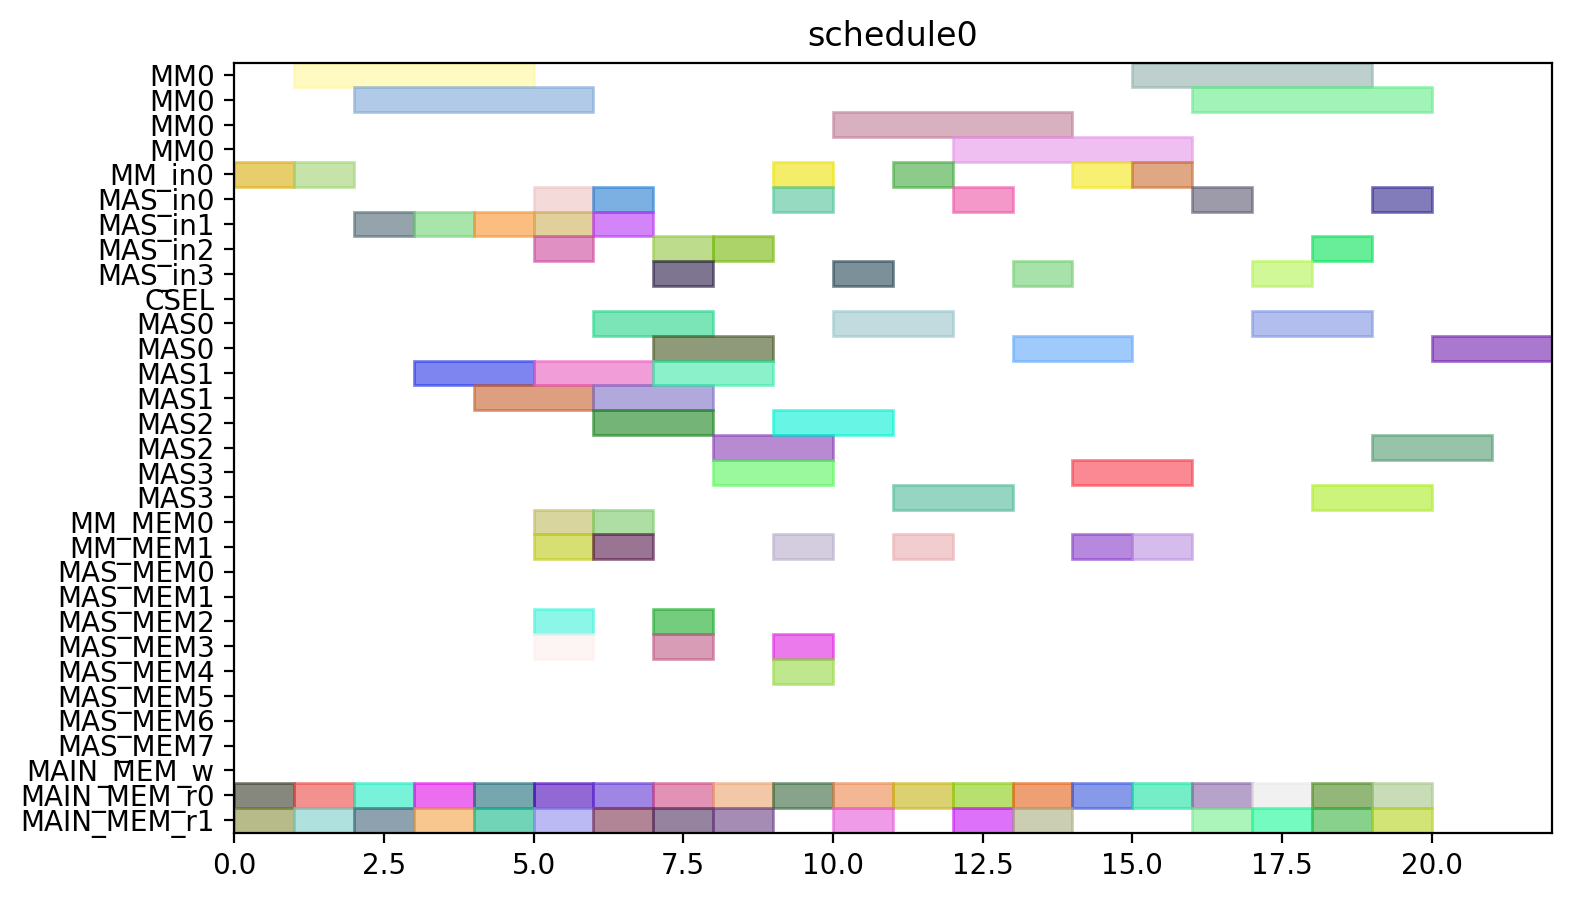

The Python source for this figure:
from pyschedule import Scenario, solvers, plotters, alt


def solve():
	horizon = 120
	S = Scenario("schedule0", horizon=horizon)

	# resource
	MM = S.Resources('MM', num=1, size=4)
	MM_in = S.Resources('MM_in', num=1)
	MAS_in = S.Resources('MAS_in', num=4)
	CSEL = S.Resource('CSEL')
	MAS = S.Resources('MAS', num=4, size=2, periods=range(1, horizon))
	MM_MEM = S.Resources('MM_MEM', num=2)
	MAS_MEM = S.Resources('MAS_MEM', num=8)
	MAIN_MEM_w = S.Resource('MAIN_MEM_w', size=1)
	MAIN_MEM_r = S.Resources('MAIN_MEM_r', num=2)

	# result of previous scheduling

	# new tasks
	c_qinv_denom_inv0 = S.Task('c_qinv_denom_inv0', length=4, delay_cost=1)
	c_qinv_denom_inv0 += alt(MM)
	c_qinv_denom_inv0_in = S.Task('c_qinv_denom_inv0_in', length=1, delay_cost=1)
	c_qinv_denom_inv0_in += alt(MM_in)
	S += c_qinv_denom_inv0_in*MM_in[0]<=c_qinv_denom_inv0*MM[0]
	c_qinv_denom_inv0_mem0 = S.Task('c_qinv_denom_inv0_mem0', length=1, delay_cost=1)
	c_qinv_denom_inv0_mem0 += MAIN_MEM_r[0]
	S += c_qinv_denom_inv0_mem0 <= c_qinv_denom_inv0

	c_qinv_denom_inv0_mem1 = S.Task('c_qinv_denom_inv0_mem1', length=1, delay_cost=1)
	c_qinv_denom_inv0_mem1 += MAIN_MEM_r[1]
	S += c_qinv_denom_inv0_mem1 <= c_qinv_denom_inv0

	c_qinv_denom_inv1_ = S.Task('c_qinv_denom_inv1_', length=4, delay_cost=1)
	c_qinv_denom_inv1_ += alt(MM)
	c_qinv_denom_inv1__in = S.Task('c_qinv_denom_inv1__in', length=1, delay_cost=1)
	c_qinv_denom_inv1__in += alt(MM_in)
	S += c_qinv_denom_inv1__in*MM_in[0]<=c_qinv_denom_inv1_*MM[0]
	c_qinv_denom_inv1__mem0 = S.Task('c_qinv_denom_inv1__mem0', length=1, delay_cost=1)
	c_qinv_denom_inv1__mem0 += MAIN_MEM_r[0]
	S += c_qinv_denom_inv1__mem0 <= c_qinv_denom_inv1_

	c_qinv_denom_inv1__mem1 = S.Task('c_qinv_denom_inv1__mem1', length=1, delay_cost=1)
	c_qinv_denom_inv1__mem1 += MAIN_MEM_r[1]
	S += c_qinv_denom_inv1__mem1 <= c_qinv_denom_inv1_

	c_qinv0_t2 = S.Task('c_qinv0_t2', length=2, delay_cost=1)
	c_qinv0_t2 += alt(MAS)
	c_qinv0_t2_in = S.Task('c_qinv0_t2_in', length=1, delay_cost=1)
	c_qinv0_t2_in += alt(MAS_in)
	S += c_qinv0_t2_in*MAS_in[0]<=c_qinv0_t2*MAS[0]

	S += c_qinv0_t2_in*MAS_in[1]<=c_qinv0_t2*MAS[1]

	S += c_qinv0_t2_in*MAS_in[2]<=c_qinv0_t2*MAS[2]

	S += c_qinv0_t2_in*MAS_in[3]<=c_qinv0_t2*MAS[3]

	c_qinv0_t2_mem0 = S.Task('c_qinv0_t2_mem0', length=1, delay_cost=1)
	c_qinv0_t2_mem0 += MAIN_MEM_r[0]
	S += c_qinv0_t2_mem0 <= c_qinv0_t2

	c_qinv0_t2_mem1 = S.Task('c_qinv0_t2_mem1', length=1, delay_cost=1)
	c_qinv0_t2_mem1 += MAIN_MEM_r[1]
	S += c_qinv0_t2_mem1 <= c_qinv0_t2

	c_qinv1__t2 = S.Task('c_qinv1__t2', length=2, delay_cost=1)
	c_qinv1__t2 += alt(MAS)
	c_qinv1__t2_in = S.Task('c_qinv1__t2_in', length=1, delay_cost=1)
	c_qinv1__t2_in += alt(MAS_in)
	S += c_qinv1__t2_in*MAS_in[0]<=c_qinv1__t2*MAS[0]

	S += c_qinv1__t2_in*MAS_in[1]<=c_qinv1__t2*MAS[1]

	S += c_qinv1__t2_in*MAS_in[2]<=c_qinv1__t2*MAS[2]

	S += c_qinv1__t2_in*MAS_in[3]<=c_qinv1__t2*MAS[3]

	c_qinv1__t2_mem0 = S.Task('c_qinv1__t2_mem0', length=1, delay_cost=1)
	c_qinv1__t2_mem0 += MAIN_MEM_r[0]
	S += c_qinv1__t2_mem0 <= c_qinv1__t2

	c_qinv1__t2_mem1 = S.Task('c_qinv1__t2_mem1', length=1, delay_cost=1)
	c_qinv1__t2_mem1 += MAIN_MEM_r[1]
	S += c_qinv1__t2_mem1 <= c_qinv1__t2

	c0_t0_t2 = S.Task('c0_t0_t2', length=2, delay_cost=1)
	c0_t0_t2 += alt(MAS)
	c0_t0_t2_in = S.Task('c0_t0_t2_in', length=1, delay_cost=1)
	c0_t0_t2_in += alt(MAS_in)
	S += c0_t0_t2_in*MAS_in[0]<=c0_t0_t2*MAS[0]

	S += c0_t0_t2_in*MAS_in[1]<=c0_t0_t2*MAS[1]

	S += c0_t0_t2_in*MAS_in[2]<=c0_t0_t2*MAS[2]

	S += c0_t0_t2_in*MAS_in[3]<=c0_t0_t2*MAS[3]

	c0_t0_t2_mem0 = S.Task('c0_t0_t2_mem0', length=1, delay_cost=1)
	c0_t0_t2_mem0 += MAIN_MEM_r[0]
	S += c0_t0_t2_mem0 <= c0_t0_t2

	c0_t0_t2_mem1 = S.Task('c0_t0_t2_mem1', length=1, delay_cost=1)
	c0_t0_t2_mem1 += MAIN_MEM_r[1]
	S += c0_t0_t2_mem1 <= c0_t0_t2

	c0_t1_t2 = S.Task('c0_t1_t2', length=2, delay_cost=1)
	c0_t1_t2 += alt(MAS)
	c0_t1_t2_in = S.Task('c0_t1_t2_in', length=1, delay_cost=1)
	c0_t1_t2_in += alt(MAS_in)
	S += c0_t1_t2_in*MAS_in[0]<=c0_t1_t2*MAS[0]

	S += c0_t1_t2_in*MAS_in[1]<=c0_t1_t2*MAS[1]

	S += c0_t1_t2_in*MAS_in[2]<=c0_t1_t2*MAS[2]

	S += c0_t1_t2_in*MAS_in[3]<=c0_t1_t2*MAS[3]

	c0_t1_t2_mem0 = S.Task('c0_t1_t2_mem0', length=1, delay_cost=1)
	c0_t1_t2_mem0 += MAIN_MEM_r[0]
	S += c0_t1_t2_mem0 <= c0_t1_t2

	c0_t1_t2_mem1 = S.Task('c0_t1_t2_mem1', length=1, delay_cost=1)
	c0_t1_t2_mem1 += MAIN_MEM_r[1]
	S += c0_t1_t2_mem1 <= c0_t1_t2

	c0_t20 = S.Task('c0_t20', length=2, delay_cost=1)
	c0_t20 += alt(MAS)
	c0_t20_in = S.Task('c0_t20_in', length=1, delay_cost=1)
	c0_t20_in += alt(MAS_in)
	S += c0_t20_in*MAS_in[0]<=c0_t20*MAS[0]

	S += c0_t20_in*MAS_in[1]<=c0_t20*MAS[1]

	S += c0_t20_in*MAS_in[2]<=c0_t20*MAS[2]

	S += c0_t20_in*MAS_in[3]<=c0_t20*MAS[3]

	c0_t20_mem0 = S.Task('c0_t20_mem0', length=1, delay_cost=1)
	c0_t20_mem0 += MAIN_MEM_r[0]
	S += c0_t20_mem0 <= c0_t20

	c0_t20_mem1 = S.Task('c0_t20_mem1', length=1, delay_cost=1)
	c0_t20_mem1 += MAIN_MEM_r[1]
	S += c0_t20_mem1 <= c0_t20

	c0_t21 = S.Task('c0_t21', length=2, delay_cost=1)
	c0_t21 += alt(MAS)
	c0_t21_in = S.Task('c0_t21_in', length=1, delay_cost=1)
	c0_t21_in += alt(MAS_in)
	S += c0_t21_in*MAS_in[0]<=c0_t21*MAS[0]

	S += c0_t21_in*MAS_in[1]<=c0_t21*MAS[1]

	S += c0_t21_in*MAS_in[2]<=c0_t21*MAS[2]

	S += c0_t21_in*MAS_in[3]<=c0_t21*MAS[3]

	c0_t21_mem0 = S.Task('c0_t21_mem0', length=1, delay_cost=1)
	c0_t21_mem0 += MAIN_MEM_r[0]
	S += c0_t21_mem0 <= c0_t21

	c0_t21_mem1 = S.Task('c0_t21_mem1', length=1, delay_cost=1)
	c0_t21_mem1 += MAIN_MEM_r[1]
	S += c0_t21_mem1 <= c0_t21

	c1_t0_t2 = S.Task('c1_t0_t2', length=2, delay_cost=1)
	c1_t0_t2 += alt(MAS)
	c1_t0_t2_in = S.Task('c1_t0_t2_in', length=1, delay_cost=1)
	c1_t0_t2_in += alt(MAS_in)
	S += c1_t0_t2_in*MAS_in[0]<=c1_t0_t2*MAS[0]

	S += c1_t0_t2_in*MAS_in[1]<=c1_t0_t2*MAS[1]

	S += c1_t0_t2_in*MAS_in[2]<=c1_t0_t2*MAS[2]

	S += c1_t0_t2_in*MAS_in[3]<=c1_t0_t2*MAS[3]

	c1_t0_t2_mem0 = S.Task('c1_t0_t2_mem0', length=1, delay_cost=1)
	c1_t0_t2_mem0 += MAIN_MEM_r[0]
	S += c1_t0_t2_mem0 <= c1_t0_t2

	c1_t0_t2_mem1 = S.Task('c1_t0_t2_mem1', length=1, delay_cost=1)
	c1_t0_t2_mem1 += MAIN_MEM_r[1]
	S += c1_t0_t2_mem1 <= c1_t0_t2

	c1_t1_t2 = S.Task('c1_t1_t2', length=2, delay_cost=1)
	c1_t1_t2 += alt(MAS)
	c1_t1_t2_in = S.Task('c1_t1_t2_in', length=1, delay_cost=1)
	c1_t1_t2_in += alt(MAS_in)
	S += c1_t1_t2_in*MAS_in[0]<=c1_t1_t2*MAS[0]

	S += c1_t1_t2_in*MAS_in[1]<=c1_t1_t2*MAS[1]

	S += c1_t1_t2_in*MAS_in[2]<=c1_t1_t2*MAS[2]

	S += c1_t1_t2_in*MAS_in[3]<=c1_t1_t2*MAS[3]

	c1_t1_t2_mem0 = S.Task('c1_t1_t2_mem0', length=1, delay_cost=1)
	c1_t1_t2_mem0 += MAIN_MEM_r[0]
	S += c1_t1_t2_mem0 <= c1_t1_t2

	c1_t1_t2_mem1 = S.Task('c1_t1_t2_mem1', length=1, delay_cost=1)
	c1_t1_t2_mem1 += MAIN_MEM_r[1]
	S += c1_t1_t2_mem1 <= c1_t1_t2

	c1_t20 = S.Task('c1_t20', length=2, delay_cost=1)
	c1_t20 += alt(MAS)
	c1_t20_in = S.Task('c1_t20_in', length=1, delay_cost=1)
	c1_t20_in += alt(MAS_in)
	S += c1_t20_in*MAS_in[0]<=c1_t20*MAS[0]

	S += c1_t20_in*MAS_in[1]<=c1_t20*MAS[1]

	S += c1_t20_in*MAS_in[2]<=c1_t20*MAS[2]

	S += c1_t20_in*MAS_in[3]<=c1_t20*MAS[3]

	c1_t20_mem0 = S.Task('c1_t20_mem0', length=1, delay_cost=1)
	c1_t20_mem0 += MAIN_MEM_r[0]
	S += c1_t20_mem0 <= c1_t20

	c1_t20_mem1 = S.Task('c1_t20_mem1', length=1, delay_cost=1)
	c1_t20_mem1 += MAIN_MEM_r[1]
	S += c1_t20_mem1 <= c1_t20

	c1_t21 = S.Task('c1_t21', length=2, delay_cost=1)
	c1_t21 += alt(MAS)
	c1_t21_in = S.Task('c1_t21_in', length=1, delay_cost=1)
	c1_t21_in += alt(MAS_in)
	S += c1_t21_in*MAS_in[0]<=c1_t21*MAS[0]

	S += c1_t21_in*MAS_in[1]<=c1_t21*MAS[1]

	S += c1_t21_in*MAS_in[2]<=c1_t21*MAS[2]

	S += c1_t21_in*MAS_in[3]<=c1_t21*MAS[3]

	c1_t21_mem0 = S.Task('c1_t21_mem0', length=1, delay_cost=1)
	c1_t21_mem0 += MAIN_MEM_r[0]
	S += c1_t21_mem0 <= c1_t21

	c1_t21_mem1 = S.Task('c1_t21_mem1', length=1, delay_cost=1)
	c1_t21_mem1 += MAIN_MEM_r[1]
	S += c1_t21_mem1 <= c1_t21

	c2_t0_t2 = S.Task('c2_t0_t2', length=2, delay_cost=1)
	c2_t0_t2 += alt(MAS)
	c2_t0_t2_in = S.Task('c2_t0_t2_in', length=1, delay_cost=1)
	c2_t0_t2_in += alt(MAS_in)
	S += c2_t0_t2_in*MAS_in[0]<=c2_t0_t2*MAS[0]

	S += c2_t0_t2_in*MAS_in[1]<=c2_t0_t2*MAS[1]

	S += c2_t0_t2_in*MAS_in[2]<=c2_t0_t2*MAS[2]

	S += c2_t0_t2_in*MAS_in[3]<=c2_t0_t2*MAS[3]

	c2_t0_t2_mem0 = S.Task('c2_t0_t2_mem0', length=1, delay_cost=1)
	c2_t0_t2_mem0 += MAIN_MEM_r[0]
	S += c2_t0_t2_mem0 <= c2_t0_t2

	c2_t0_t2_mem1 = S.Task('c2_t0_t2_mem1', length=1, delay_cost=1)
	c2_t0_t2_mem1 += MAIN_MEM_r[1]
	S += c2_t0_t2_mem1 <= c2_t0_t2

	c2_t1_t2 = S.Task('c2_t1_t2', length=2, delay_cost=1)
	c2_t1_t2 += alt(MAS)
	c2_t1_t2_in = S.Task('c2_t1_t2_in', length=1, delay_cost=1)
	c2_t1_t2_in += alt(MAS_in)
	S += c2_t1_t2_in*MAS_in[0]<=c2_t1_t2*MAS[0]

	S += c2_t1_t2_in*MAS_in[1]<=c2_t1_t2*MAS[1]

	S += c2_t1_t2_in*MAS_in[2]<=c2_t1_t2*MAS[2]

	S += c2_t1_t2_in*MAS_in[3]<=c2_t1_t2*MAS[3]

	c2_t1_t2_mem0 = S.Task('c2_t1_t2_mem0', length=1, delay_cost=1)
	c2_t1_t2_mem0 += MAIN_MEM_r[0]
	S += c2_t1_t2_mem0 <= c2_t1_t2

	c2_t1_t2_mem1 = S.Task('c2_t1_t2_mem1', length=1, delay_cost=1)
	c2_t1_t2_mem1 += MAIN_MEM_r[1]
	S += c2_t1_t2_mem1 <= c2_t1_t2

	c2_t20 = S.Task('c2_t20', length=2, delay_cost=1)
	c2_t20 += alt(MAS)
	c2_t20_in = S.Task('c2_t20_in', length=1, delay_cost=1)
	c2_t20_in += alt(MAS_in)
	S += c2_t20_in*MAS_in[0]<=c2_t20*MAS[0]

	S += c2_t20_in*MAS_in[1]<=c2_t20*MAS[1]

	S += c2_t20_in*MAS_in[2]<=c2_t20*MAS[2]

	S += c2_t20_in*MAS_in[3]<=c2_t20*MAS[3]

	c2_t20_mem0 = S.Task('c2_t20_mem0', length=1, delay_cost=1)
	c2_t20_mem0 += MAIN_MEM_r[0]
	S += c2_t20_mem0 <= c2_t20

	c2_t20_mem1 = S.Task('c2_t20_mem1', length=1, delay_cost=1)
	c2_t20_mem1 += MAIN_MEM_r[1]
	S += c2_t20_mem1 <= c2_t20

	c2_t21 = S.Task('c2_t21', length=2, delay_cost=1)
	c2_t21 += alt(MAS)
	c2_t21_in = S.Task('c2_t21_in', length=1, delay_cost=1)
	c2_t21_in += alt(MAS_in)
	S += c2_t21_in*MAS_in[0]<=c2_t21*MAS[0]

	S += c2_t21_in*MAS_in[1]<=c2_t21*MAS[1]

	S += c2_t21_in*MAS_in[2]<=c2_t21*MAS[2]

	S += c2_t21_in*MAS_in[3]<=c2_t21*MAS[3]

	c2_t21_mem0 = S.Task('c2_t21_mem0', length=1, delay_cost=1)
	c2_t21_mem0 += MAIN_MEM_r[0]
	S += c2_t21_mem0 <= c2_t21

	c2_t21_mem1 = S.Task('c2_t21_mem1', length=1, delay_cost=1)
	c2_t21_mem1 += MAIN_MEM_r[1]
	S += c2_t21_mem1 <= c2_t21

	c_qinv0_t0 = S.Task('c_qinv0_t0', length=4, delay_cost=1)
	c_qinv0_t0 += alt(MM)
	c_qinv0_t0_in = S.Task('c_qinv0_t0_in', length=1, delay_cost=1)
	c_qinv0_t0_in += alt(MM_in)
	S += c_qinv0_t0_in*MM_in[0]<=c_qinv0_t0*MM[0]
	c_qinv0_t0_mem0 = S.Task('c_qinv0_t0_mem0', length=1, delay_cost=1)
	c_qinv0_t0_mem0 += MAIN_MEM_r[0]
	S += c_qinv0_t0_mem0 <= c_qinv0_t0

	c_qinv0_t0_mem1 = S.Task('c_qinv0_t0_mem1', length=1, delay_cost=1)
	c_qinv0_t0_mem1 += alt(MM_MEM)
	S += (c_qinv_denom_inv0*MM[0])-1 < c_qinv0_t0_mem1*MM_MEM[1]
	S += c_qinv0_t0_mem1 <= c_qinv0_t0

	c_qinv0_t1 = S.Task('c_qinv0_t1', length=4, delay_cost=1)
	c_qinv0_t1 += alt(MM)
	c_qinv0_t1_in = S.Task('c_qinv0_t1_in', length=1, delay_cost=1)
	c_qinv0_t1_in += alt(MM_in)
	S += c_qinv0_t1_in*MM_in[0]<=c_qinv0_t1*MM[0]
	c_qinv0_t1_mem0 = S.Task('c_qinv0_t1_mem0', length=1, delay_cost=1)
	c_qinv0_t1_mem0 += MAIN_MEM_r[0]
	S += c_qinv0_t1_mem0 <= c_qinv0_t1

	c_qinv0_t1_mem1 = S.Task('c_qinv0_t1_mem1', length=1, delay_cost=1)
	c_qinv0_t1_mem1 += alt(MM_MEM)
	S += (c_qinv_denom_inv1_*MM[0])-1 < c_qinv0_t1_mem1*MM_MEM[1]
	S += c_qinv0_t1_mem1 <= c_qinv0_t1

	c_qinv0_t3 = S.Task('c_qinv0_t3', length=2, delay_cost=1)
	c_qinv0_t3 += alt(MAS)
	c_qinv0_t3_in = S.Task('c_qinv0_t3_in', length=1, delay_cost=1)
	c_qinv0_t3_in += alt(MAS_in)
	S += c_qinv0_t3_in*MAS_in[0]<=c_qinv0_t3*MAS[0]

	S += c_qinv0_t3_in*MAS_in[1]<=c_qinv0_t3*MAS[1]

	S += c_qinv0_t3_in*MAS_in[2]<=c_qinv0_t3*MAS[2]

	S += c_qinv0_t3_in*MAS_in[3]<=c_qinv0_t3*MAS[3]

	c_qinv0_t3_mem0 = S.Task('c_qinv0_t3_mem0', length=1, delay_cost=1)
	c_qinv0_t3_mem0 += alt(MM_MEM)
	S += (c_qinv_denom_inv0*MM[0])-1 < c_qinv0_t3_mem0*MM_MEM[0]
	S += c_qinv0_t3_mem0 <= c_qinv0_t3

	c_qinv0_t3_mem1 = S.Task('c_qinv0_t3_mem1', length=1, delay_cost=1)
	c_qinv0_t3_mem1 += alt(MM_MEM)
	S += (c_qinv_denom_inv1_*MM[0])-1 < c_qinv0_t3_mem1*MM_MEM[1]
	S += c_qinv0_t3_mem1 <= c_qinv0_t3

	c_qinv1__t0 = S.Task('c_qinv1__t0', length=4, delay_cost=1)
	c_qinv1__t0 += alt(MM)
	c_qinv1__t0_in = S.Task('c_qinv1__t0_in', length=1, delay_cost=1)
	c_qinv1__t0_in += alt(MM_in)
	S += c_qinv1__t0_in*MM_in[0]<=c_qinv1__t0*MM[0]
	c_qinv1__t0_mem0 = S.Task('c_qinv1__t0_mem0', length=1, delay_cost=1)
	c_qinv1__t0_mem0 += MAIN_MEM_r[0]
	S += c_qinv1__t0_mem0 <= c_qinv1__t0

	c_qinv1__t0_mem1 = S.Task('c_qinv1__t0_mem1', length=1, delay_cost=1)
	c_qinv1__t0_mem1 += alt(MM_MEM)
	S += (c_qinv_denom_inv0*MM[0])-1 < c_qinv1__t0_mem1*MM_MEM[1]
	S += c_qinv1__t0_mem1 <= c_qinv1__t0

	c_qinv1__t1 = S.Task('c_qinv1__t1', length=4, delay_cost=1)
	c_qinv1__t1 += alt(MM)
	c_qinv1__t1_in = S.Task('c_qinv1__t1_in', length=1, delay_cost=1)
	c_qinv1__t1_in += alt(MM_in)
	S += c_qinv1__t1_in*MM_in[0]<=c_qinv1__t1*MM[0]
	c_qinv1__t1_mem0 = S.Task('c_qinv1__t1_mem0', length=1, delay_cost=1)
	c_qinv1__t1_mem0 += MAIN_MEM_r[0]
	S += c_qinv1__t1_mem0 <= c_qinv1__t1

	c_qinv1__t1_mem1 = S.Task('c_qinv1__t1_mem1', length=1, delay_cost=1)
	c_qinv1__t1_mem1 += alt(MM_MEM)
	S += (c_qinv_denom_inv1_*MM[0])-1 < c_qinv1__t1_mem1*MM_MEM[1]
	S += c_qinv1__t1_mem1 <= c_qinv1__t1

	c_qinv1__t3 = S.Task('c_qinv1__t3', length=2, delay_cost=1)
	c_qinv1__t3 += alt(MAS)
	c_qinv1__t3_in = S.Task('c_qinv1__t3_in', length=1, delay_cost=1)
	c_qinv1__t3_in += alt(MAS_in)
	S += c_qinv1__t3_in*MAS_in[0]<=c_qinv1__t3*MAS[0]

	S += c_qinv1__t3_in*MAS_in[1]<=c_qinv1__t3*MAS[1]

	S += c_qinv1__t3_in*MAS_in[2]<=c_qinv1__t3*MAS[2]

	S += c_qinv1__t3_in*MAS_in[3]<=c_qinv1__t3*MAS[3]

	c_qinv1__t3_mem0 = S.Task('c_qinv1__t3_mem0', length=1, delay_cost=1)
	c_qinv1__t3_mem0 += alt(MM_MEM)
	S += (c_qinv_denom_inv0*MM[0])-1 < c_qinv1__t3_mem0*MM_MEM[0]
	S += c_qinv1__t3_mem0 <= c_qinv1__t3

	c_qinv1__t3_mem1 = S.Task('c_qinv1__t3_mem1', length=1, delay_cost=1)
	c_qinv1__t3_mem1 += alt(MM_MEM)
	S += (c_qinv_denom_inv1_*MM[0])-1 < c_qinv1__t3_mem1*MM_MEM[1]
	S += c_qinv1__t3_mem1 <= c_qinv1__t3

	c0_t4_t2 = S.Task('c0_t4_t2', length=2, delay_cost=1)
	c0_t4_t2 += alt(MAS)
	c0_t4_t2_in = S.Task('c0_t4_t2_in', length=1, delay_cost=1)
	c0_t4_t2_in += alt(MAS_in)
	S += c0_t4_t2_in*MAS_in[0]<=c0_t4_t2*MAS[0]

	S += c0_t4_t2_in*MAS_in[1]<=c0_t4_t2*MAS[1]

	S += c0_t4_t2_in*MAS_in[2]<=c0_t4_t2*MAS[2]

	S += c0_t4_t2_in*MAS_in[3]<=c0_t4_t2*MAS[3]

	c0_t4_t2_mem0 = S.Task('c0_t4_t2_mem0', length=1, delay_cost=1)
	c0_t4_t2_mem0 += alt(MAS_MEM)
	S += (c0_t20*MAS[0])-1 < c0_t4_t2_mem0*MAS_MEM[0]
	S += (c0_t20*MAS[1])-1 < c0_t4_t2_mem0*MAS_MEM[2]
	S += (c0_t20*MAS[2])-1 < c0_t4_t2_mem0*MAS_MEM[4]
	S += (c0_t20*MAS[3])-1 < c0_t4_t2_mem0*MAS_MEM[6]
	S += c0_t4_t2_mem0 <= c0_t4_t2

	c0_t4_t2_mem1 = S.Task('c0_t4_t2_mem1', length=1, delay_cost=1)
	c0_t4_t2_mem1 += alt(MAS_MEM)
	S += (c0_t21*MAS[0])-1 < c0_t4_t2_mem1*MAS_MEM[1]
	S += (c0_t21*MAS[1])-1 < c0_t4_t2_mem1*MAS_MEM[3]
	S += (c0_t21*MAS[2])-1 < c0_t4_t2_mem1*MAS_MEM[5]
	S += (c0_t21*MAS[3])-1 < c0_t4_t2_mem1*MAS_MEM[7]
	S += c0_t4_t2_mem1 <= c0_t4_t2

	c1_t4_t2 = S.Task('c1_t4_t2', length=2, delay_cost=1)
	c1_t4_t2 += alt(MAS)
	c1_t4_t2_in = S.Task('c1_t4_t2_in', length=1, delay_cost=1)
	c1_t4_t2_in += alt(MAS_in)
	S += c1_t4_t2_in*MAS_in[0]<=c1_t4_t2*MAS[0]

	S += c1_t4_t2_in*MAS_in[1]<=c1_t4_t2*MAS[1]

	S += c1_t4_t2_in*MAS_in[2]<=c1_t4_t2*MAS[2]

	S += c1_t4_t2_in*MAS_in[3]<=c1_t4_t2*MAS[3]

	c1_t4_t2_mem0 = S.Task('c1_t4_t2_mem0', length=1, delay_cost=1)
	c1_t4_t2_mem0 += alt(MAS_MEM)
	S += (c1_t20*MAS[0])-1 < c1_t4_t2_mem0*MAS_MEM[0]
	S += (c1_t20*MAS[1])-1 < c1_t4_t2_mem0*MAS_MEM[2]
	S += (c1_t20*MAS[2])-1 < c1_t4_t2_mem0*MAS_MEM[4]
	S += (c1_t20*MAS[3])-1 < c1_t4_t2_mem0*MAS_MEM[6]
	S += c1_t4_t2_mem0 <= c1_t4_t2

	c1_t4_t2_mem1 = S.Task('c1_t4_t2_mem1', length=1, delay_cost=1)
	c1_t4_t2_mem1 += alt(MAS_MEM)
	S += (c1_t21*MAS[0])-1 < c1_t4_t2_mem1*MAS_MEM[1]
	S += (c1_t21*MAS[1])-1 < c1_t4_t2_mem1*MAS_MEM[3]
	S += (c1_t21*MAS[2])-1 < c1_t4_t2_mem1*MAS_MEM[5]
	S += (c1_t21*MAS[3])-1 < c1_t4_t2_mem1*MAS_MEM[7]
	S += c1_t4_t2_mem1 <= c1_t4_t2

	c2_t4_t2 = S.Task('c2_t4_t2', length=2, delay_cost=1)
	c2_t4_t2 += alt(MAS)
	c2_t4_t2_in = S.Task('c2_t4_t2_in', length=1, delay_cost=1)
	c2_t4_t2_in += alt(MAS_in)
	S += c2_t4_t2_in*MAS_in[0]<=c2_t4_t2*MAS[0]

	S += c2_t4_t2_in*MAS_in[1]<=c2_t4_t2*MAS[1]

	S += c2_t4_t2_in*MAS_in[2]<=c2_t4_t2*MAS[2]

	S += c2_t4_t2_in*MAS_in[3]<=c2_t4_t2*MAS[3]

	c2_t4_t2_mem0 = S.Task('c2_t4_t2_mem0', length=1, delay_cost=1)
	c2_t4_t2_mem0 += alt(MAS_MEM)
	S += (c2_t20*MAS[0])-1 < c2_t4_t2_mem0*MAS_MEM[0]
	S += (c2_t20*MAS[1])-1 < c2_t4_t2_mem0*MAS_MEM[2]
	S += (c2_t20*MAS[2])-1 < c2_t4_t2_mem0*MAS_MEM[4]
	S += (c2_t20*MAS[3])-1 < c2_t4_t2_mem0*MAS_MEM[6]
	S += c2_t4_t2_mem0 <= c2_t4_t2

	c2_t4_t2_mem1 = S.Task('c2_t4_t2_mem1', length=1, delay_cost=1)
	c2_t4_t2_mem1 += alt(MAS_MEM)
	S += (c2_t21*MAS[0])-1 < c2_t4_t2_mem1*MAS_MEM[1]
	S += (c2_t21*MAS[1])-1 < c2_t4_t2_mem1*MAS_MEM[3]
	S += (c2_t21*MAS[2])-1 < c2_t4_t2_mem1*MAS_MEM[5]
	S += (c2_t21*MAS[3])-1 < c2_t4_t2_mem1*MAS_MEM[7]
	S += c2_t4_t2_mem1 <= c2_t4_t2

	solvers.mip.solve(S,msg=1,kind='CPLEX',ratio_gap=1.01)

	solution = [['hoge']*len(S.solution()[1]) for i in range(len(S.solution()))]
	for i in range(len(S.solution())):
		for j in range(len(S.solution()[i])):
			solution[i][j]=str(S.solution()[i][j])
	print(solution)

	cycles = int(solution[-1][3])

	pic_file_name = "/home/mfukuda/ABE/multiRAM_multiMAS_16mux/scheduling_result/stage4MM1_stage2MAS4/FP12_INV_AFTER_FPINV/schedule0.png"
	if(S.solution() != []):
		plotters.matplotlib.plot(S,img_filename=pic_file_name, show_task_labels=False, fig_size=(cycles*0.25+3, 5))

	return solution
